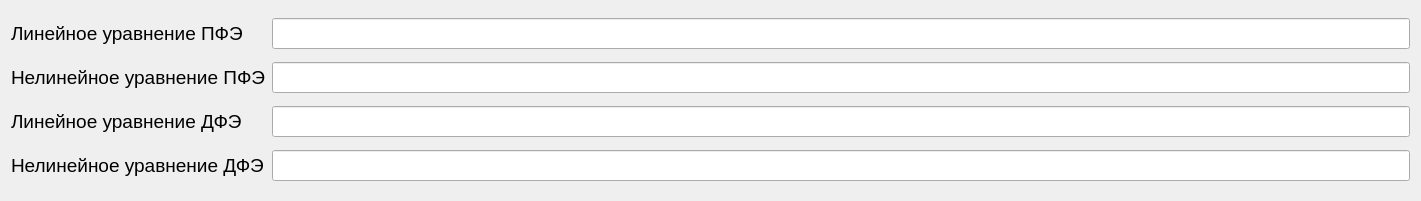
  <widget class="QWidget" name="gridLayoutWidget_3">
   <property name="geometry">
    <rect>
     <x>10</x>
     <y>460</y>
     <width>1421</width>
     <height>201</height>
    </rect>
   </property>
   <property name="font">
    <font>
     <family>Helvetica</family>
    </font>
   </property>
   <layout class="QGridLayout" name="gridLayout_7">
    <item row="0" column="0">
     <widget class="QLabel" name="label_a_8">
      <property name="font">
       <font>
        <family>Helvetica</family>
        <pointsize>14</pointsize>
       </font>
      </property>
      <property name="text">
       <string notr="true">Линейное уравнение ПФЭ</string>
      </property>
     </widget>
    </item>
    <item row="3" column="1">
     <widget class="QLineEdit" name="line_edit_nonlin_regr_partial">
      <property name="font">
       <font>
        <family>Helvetica</family>
        <pointsize>14</pointsize>
       </font>
      </property>
      <property name="text">
       <string/>
      </property>
     </widget>
    </item>
    <item row="2" column="0">
     <widget class="QLabel" name="label_a_22">
      <property name="font">
       <font>
        <family>Helvetica</family>
        <pointsize>14</pointsize>
       </font>
      </property>
      <property name="text">
       <string notr="true">Линейное уравнение ДФЭ</string>
      </property>
     </widget>
    </item>
    <item row="0" column="1">
     <widget class="QLineEdit" name="line_edit_lin_regr_full">
      <property name="font">
       <font>
        <family>Helvetica</family>
        <pointsize>14</pointsize>
       </font>
      </property>
      <property name="text">
       <string/>
      </property>
     </widget>
    </item>
    <item row="3" column="0">
     <widget class="QLabel" name="label_b_9">
      <property name="font">
       <font>
        <family>Helvetica</family>
        <pointsize>14</pointsize>
       </font>
      </property>
      <property name="text">
       <string notr="true">Нелинейное уравнение ДФЭ</string>
      </property>
     </widget>
    </item>
    <item row="2" column="1">
     <widget class="QLineEdit" name="line_edit_lin_regr_partial">
      <property name="font">
       <font>
        <family>Helvetica</family>
        <pointsize>14</pointsize>
       </font>
      </property>
      <property name="text">
       <string/>
      </property>
     </widget>
    </item>
    <item row="1" column="0">
     <widget class="QLabel" name="label_b_8">
      <property name="font">
       <font>
        <family>Helvetica</family>
        <pointsize>14</pointsize>
       </font>
      </property>
      <property name="text">
       <string notr="true">Нелинейное уравнение ПФЭ</string>
      </property>
     </widget>
    </item>
    <item row="1" column="1">
     <widget class="QLineEdit" name="line_edit_nonlin_regr_full">
      <property name="font">
       <font>
        <family>Helvetica</family>
        <pointsize>14</pointsize>
       </font>
      </property>
      <property name="text">
       <string/>
      </property>
     </widget>
    </item>
   </layout>
  </widget>
